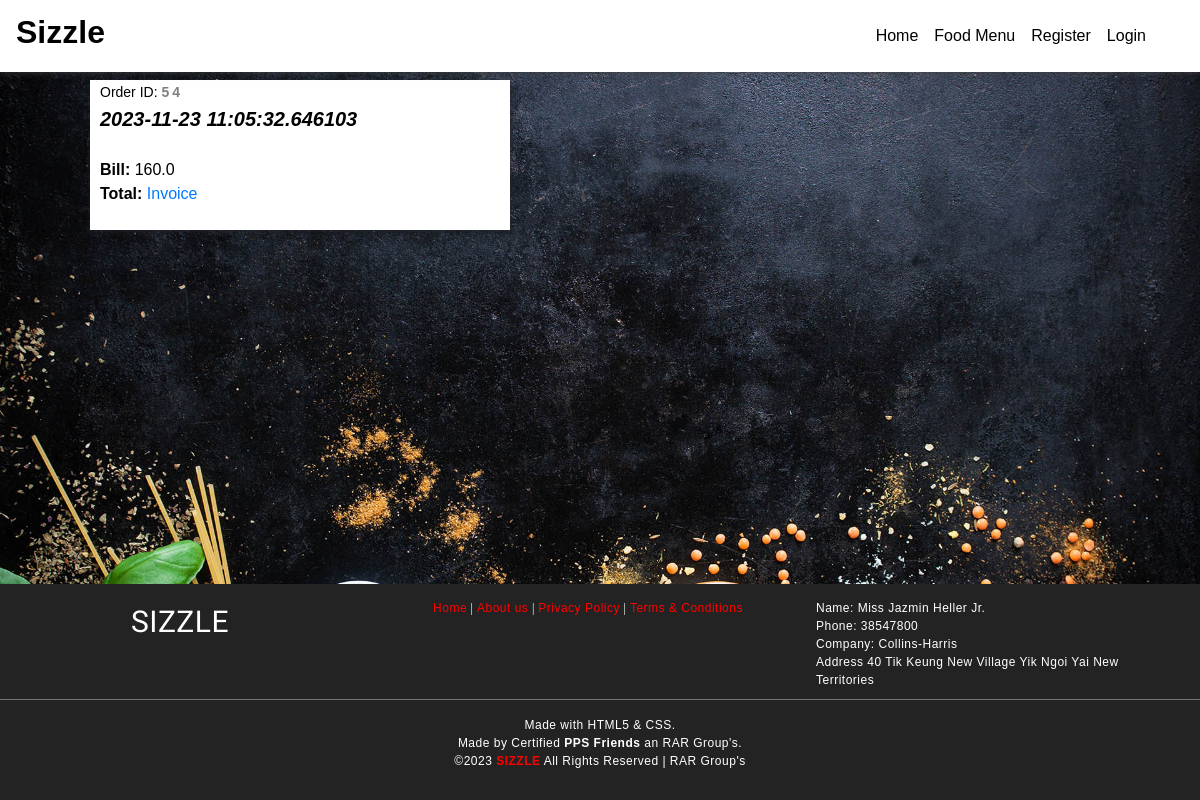
The page /orders on the database its author committed.
### foodapp/models.py (models this page shows)
class Order(models.Model):
	OrderId   = models.AutoField(primary_key=True)
	CustEmail = models.CharField(max_length=30)
	OrderDate = models.CharField(max_length=40)
	TotalBill = models.FloatField(max_length=50)
	class Meta:
		db_table = "FP_Order"

### foodapp/views.py (the view)
# urls.py: path('orders',views.getorder),
def getorder(request):
	orders = Order.objects.all()
	return render(request,'orderlist.html',{'orderlist':orders})

### Templates/foodapp/orderlist.html (shortened to what this page needs)
<!DOCTYPE html>
<html lang="en" dir="ltr">
  <head>
	{% load static %}
    <link rel="stylesheet" type="text/css" href="{% static 'css/imperial_style.css' %}" />
    <link rel="stylesheet" type="text/css" href="{% static 'css/master.css' %}" />
    <link rel="stylesheet" href="https://use.fontawesome.com/releases/v5.7.2/css/all.css">
    <link rel="stylesheet" href="https://use.fontawesome.com/releases/v5.3.1/css/all.css">
<link rel="stylesheet" href="https://stackpath.bootstrapcdn.com/bootstrap/4.4.1/css/bootstrap.min.css">
  </head>
    <nav class="navbar navbar-expand-lg navbar-light" style="position: fixed;width:100%;background-image: linear-gradient(180deg,#FFF,#FFF);box-shadow: 0px 0px 7px 0px #404040;">
      <a class="navbar-brand" href="/"><h2 style="color:black;font-family:sans-serif;font-weight:bolder;"><b>Sizzle</b></h2></a>
      <div class="collapse navbar-collapse" id="navbarSupportedContent">
        <ul class="navbar-nav" style="margin-left:auto!important;margin-right:30px;">
          <li class="nav-item active">
            <a class="nav-link" id="nav-link" href="home">Home <span class="sr-only">(current)</span></a>
          </li>
          <li class="nav-item active">
            <a class="nav-link" id="nav-link" href="allfood">Food Menu <span class="sr-only">(current)</span></a>
          </li>
          {% if request.session.CustId is None and request.session.AdminId is None %}
          <li class="nav-item active">
            <a class="nav-link" id="nav-link" href="addcustomer">Register <span class="sr-only">(current)</span></a>
          </li>
          {% endif %}
          {% if request.session.CustId is None and request.session.AdminId is None %}
          <li class="nav-item active">
            <a class="nav-link" id="nav-link" href="login">Login <span class="sr-only">(current)</span></a>
          </li>
          {% endif %}
        </ul>
      </div>
    </nav>
    <main style="margin-top:80px;">
      <form action="placeorder" method="post">
{% for o in orderlist %}
      <div class="" style="background:#FFF;position: static;width:35%;height:150px;margin-left: 7.5%;float:left;box-shadow:1px 1px 5px;margin-bottom:10px;">
        <span style="color:black;float:left;margin-left:10px;"><span style="font-size:14px;">Order ID: <b style="letter-spacing: 3px;color: grey;">{{o.OrderId}}</b></span><br /><b style="font-size:20px;"><i>{{o.OrderDate}}</i></b><br/>
<br />
<tr>
<td><b>Bill:  </b></td><td>{{o.TotalBill}}</td><br /><td><b>Total:  </b></td><td id="tlp" style="color:black;"></td>
</tr><a href="#">Invoice</a>
      </span>
      </div>
      {% endfor %}
    </form>
    </main>
    <footer>
      <div class="foot-con">
        <div class="fo-cont-1">
            SIZZLE
        </div>
        <div class="fo-cont-2">
          <a class="ext-link" href="#">Home</a> |
            <a class="ext-link" href="#">About us</a> |
              <a class="ext-link" href="#">Privacy Policy</a> |
                <a class="ext-link" href="#">Terms & Conditions</a>
        </div>
        <div class="fo-cont-3">
          Name:	Miss Jazmin Heller Jr.<br />
Phone:	38547800<br />
Company:	Collins-Harris<br />
Address	40 Tik Keung New Village Yik Ngoi Yai New Territories
        </div>
      </div><hr style="background-color: grey;margin-top:0px;"/>Made with HTML5 & CSS.<br />
      Made by Certified <b>PPS Friends</b> an RAR Group's.<br />
      ©<script type='text/javascript'>var creditsyear = new Date();document.write(creditsyear.getFullYear());</script> <a class="ext-link" href="/"><b>SIZZLE</b></a> All Rights Reserved | RAR Group's
    </footer>
  </body>
</html>

### foodapp/static/css/imperial_style.css (style rules this page uses)
* { margin: 0; padding: 0; font-family: sans-serif; box-sizing: border-box; text-decoration: none; }
a { color: red; }
#nav-link { font-family: sans-serif; font-weight: 400; color:black; }
footer { margin-top: 10px; padding-top: 15px; padding-bottom: 30px; background-color: #232323; color: white; font-family: sans-serif; font-size:12px; font-weight: normal; letter-spacing: 0.5px; text-align: center; flex-shrink: 0; }
.foot-con { width: 100%; height: 100px; overflow: hidden; }
.fo-cont-1 { width:30%; float: left; text-align: center; font-size: 30px; font-weight: normal; color: ; font-family: 'Bevan', cursive; overflow: hidden; }
.fo-cont-2 { width:38%; float: left; font-size: 12px; text-align: center; font-weight: normal; color: ; font-family: 'Ultra', serif; overflow: hidden; }
.fo-cont-3 { width:30%; float: left; font-size: 12px; text-align: left; }

### foodapp/static/css/master.css (style rules this page uses)
* { margin: 0; padding: 0; font-family: sans-serif; box-sizing: border-box; text-decoration: none; }
main { margin-top: 50px; flex: 1 0 auto; }
footer { margin-top: 10px; padding-top: 15px; padding-bottom: 30px; background-color: #232323; color: white; font-family: sans-serif; font-size:12px; font-weight: normal; letter-spacing: 0.5px; text-align: center; flex-shrink: 0; }
.ext-link { color: red; }
.foot-con { width: 100%; height: 100px; overflow: hidden; }
.fo-cont-1 { width:30%; float: left; text-align: center; font-size: 30px; font-weight: normal; color: ; font-family: 'Bevan', cursive; overflow: hidden; }
.fo-cont-2 { width:38%; float: left; font-size: 12px; text-align: center; font-weight: normal; color: ; font-family: 'Ultra', serif; overflow: hidden; }
.fo-cont-3 { width:30%; float: left; font-size: 12px; text-align: left; }

### rows shown on the page
Order: OrderId "54", OrderDate "2023-11-23 11:05:32.646103", TotalBill "160.0"
